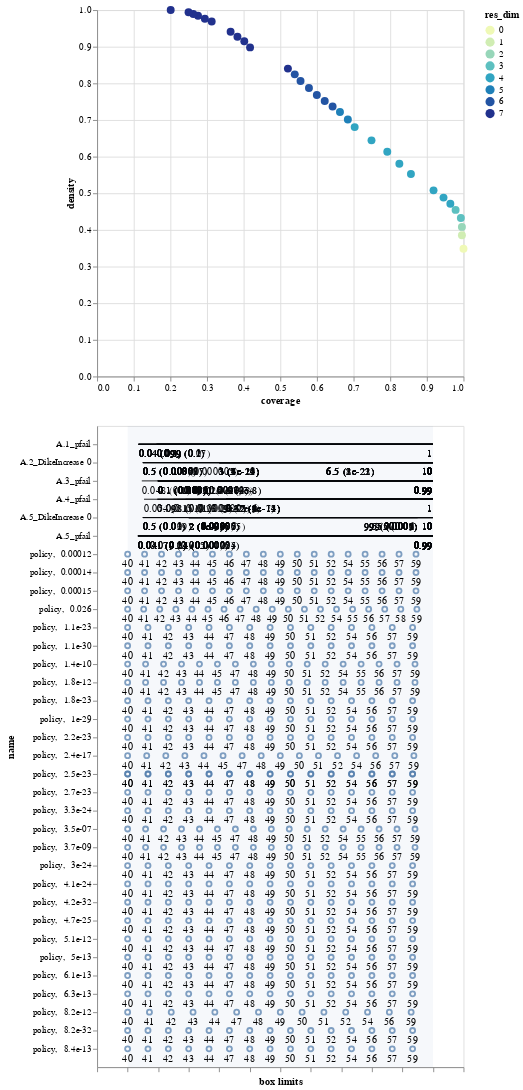

The code cell stored with this chart in its notebook:
### Code cell
box1.inspect_tradeoff()

### Figure 1 — Vega-Lite specification as saved in the notebook (floating-point values rounded to 4 significant figures; data arrays with more than 128 entries replaced by an {"elided": "..."} marker saying what was removed)
{"config": {"view": {"continuousWidth": 400, "continuousHeight": 300}}, "vconcat": [{"data": {"name": "data-3fea30a0edc284e56b18e32abd45fa2a"}, "mark": {"type": "circle", "size": 75}, "encoding": {"color": {"type": "ordinal", "field": "res_dim", "scale": {"range": ["#eff9b6", "#d0edb3", "#97d6b9", "#5dc0c0", "#31a5c2", "#1f80b8", "#2354a3", "#21318d"]}}, "opacity": {"condition": {"value": 1, "selection": "selector006"}, "value": 0.4}, "tooltip": [{"type": "ordinal", "field": "id"}, {"type": "quantitative", "field": "coverage", "format": ".2"}, {"type": "quantitative", "field": "density", "format": ".2"}, {"type": "ordinal", "field": "res_dim"}], "x": {"type": "quantitative", "field": "coverage"}, "y": {"type": "quantitative", "field": "density"}}, "height": 400, "selection": {"selector006": {"type": "single", "fields": ["id"]}}, "width": 400}, {"layer": [{"data": {"name": "data-75c2e99df8a3238f6dc2fbb70545eb7f"}, "mark": "rule", "encoding": {"x": {"type": "quantitative", "axis": {"grid": false, "labels": false, "title": "box limits"}, "field": "x_lower", "scale": {"domain": [0, 1], "padding": 0.1}}, "x2": {"field": "x_upper"}, "y": {"type": "nominal", "field": "name", "scale": {"padding": 1.0}}}, "transform": [{"calculate": "(datum.x1-datum.minimum)/(datum.maximum-datum.minimum)", "as": "x_lower"}, {"calculate": "(datum.x2-datum.minimum)/(datum.maximum-datum.minimum)", "as": "x_upper"}, {"filter": {"selection": "selector006"}}], "width": 400}, {"data": {"name": "data-75c2e99df8a3238f6dc2fbb70545eb7f"}, "mark": {"type": "text", "align": "left", "baseline": "top", "dy": 5}, "encoding": {"text": {"type": "ordinal", "field": "text"}, "x": {"type": "quantitative", "axis": {"grid": false, "labels": false, "title": "box limits"}, "field": "x_lower", "scale": {"domain": [0, 1], "padding": 0.1}}, "x2": {"field": "x_upper"}, "y": {"type": "nominal", "field": "name", "scale": {"padding": 1.0}}}, "transform": [{"calculate": "(datum.x1-datum.minimum)/(datum.maximum-datum.minimum)", "as": "x_lower"}, {"calculate": "(datum.x2-datum.minimum)/(datum.maximum-datum.minimum)", "as": "x_upper"}, {"filter": {"selection": "selector006"}}, {"calculate": "datum.qp_lower>0?format(datum.x1, \".2\")+\" (\"+format(datum.qp_lower, \".1~g\")+\")\" :format(datum.x1, \".2\")", "as": "text"}], "width": 400}, {"data": {"name": "data-75c2e99df8a3238f6dc2fbb70545eb7f"}, "mark": {"type": "text", "align": "right", "baseline": "top", "dy": 5}, "encoding": {"text": {"type": "ordinal", "field": "text"}, "x": {"type": "quantitative", "field": "x_upper"}, "x2": {"field": "x_upper"}, "y": {"type": "nominal", "field": "name", "scale": {"padding": 1.0}}}, "transform": [{"calculate": "(datum.x1-datum.minimum)/(datum.maximum-datum.minimum)", "as": "x_lower"}, {"calculate": "(datum.x2-datum.minimum)/(datum.maximum-datum.minimum)", "as": "x_upper"}, {"filter": {"selection": "selector006"}}, {"calculate": "datum.qp_upper>0?format(datum.x2, \".2\")+\" (\"+format(datum.qp_upper, \".1\")+\")\" :format(datum.x2, \".2\")", "as": "text"}], "width": 400}, {"data": {"name": "data-bb8d07f6df3d47a6a475317795287b23"}, "mark": {"type": "rect", "opacity": 0.05}, "encoding": {"x": {"type": "quantitative", "field": "start"}, "x2": {"field": "end"}}}, {"data": {"name": "data-0d6b035e1016aa3819bf77effcbd15d7"}, "mark": "point", "encoding": {"x": {"type": "quantitative", "field": "x"}, "y": {"type": "nominal", "field": "name"}}, "transform": [{"filter": {"selection": "selector006"}}], "width": 400}, {"data": {"name": "data-0d6b035e1016aa3819bf77effcbd15d7"}, "mark": {"type": "text", "align": "center", "baseline": "top", "dy": 5}, "encoding": {"text": {"type": "nominal", "field": "item"}, "x": {"type": "quantitative", "field": "x"}, "y": {"type": "nominal", "field": "name"}}, "transform": [{"filter": {"selection": "selector006"}}], "width": 400}]}], "$schema": "https://vega.github.io/schema/vega-lite/v4.8.1.json", "datasets": {"data-3fea30a0edc284e56b18e32abd45fa2a": [{"coverage": 1.0, "density": 0.3485, "id": 0, "mass": 1.0, "mean": 0.3485, "res_dim": 0}, {"coverage": 0.9957, "density": 0.3856, "id": 1, "mass": 0.9, "mean": 0.3856, "res_dim": 1}, {"coverage": 0.9957, "density": 0.4082, "id": 2, "mass": 0.85, "mean": 0.4082, "res_dim": 2}, {"coverage": 0.9928, "density": 0.4325, "id": 3, "mass": 0.8, "mean": 0.4325, "res_dim": 3}, {"coverage": 0.9785, "density": 0.4547, "id": 4, "mass": 0.75, "mean": 0.4547, "res_dim": 3}, {"coverage": 0.9641, "density": 0.4716, "id": 5, "mass": 0.7125, "mean": 0.4716, "res_dim": 4}, {"coverage": 0.9455, "density": 0.4881, "id": 6, "mass": 0.675, "mean": 0.4881, "res_dim": 4}, {"coverage": 0.9182, "density": 0.5079, "id": 7, "mass": 0.63, "mean": 0.5079, "res_dim": 4}, {"coverage": 0.8565, "density": 0.5528, "id": 8, "mass": 0.54, "mean": 0.5528, "res_dim": 4}, {"coverage": 0.825, "density": 0.5808, "id": 9, "mass": 0.495, "mean": 0.5808, "res_dim": 4}, {"coverage": 0.792, "density": 0.6133, "id": 10, "mass": 0.45, "mean": 0.6133, "res_dim": 4}, {"coverage": 0.7489, "density": 0.6444, "id": 11, "mass": 0.405, "mean": 0.6444, "res_dim": 4}, {"coverage": 0.703, "density": 0.6806, "id": 12, "mass": 0.36, "mean": 0.6806, "res_dim": 4}, {"coverage": 0.6844, "density": 0.7015, "id": 13, "mass": 0.34, "mean": 0.7015, "res_dim": 5}, {"coverage": 0.6628, "density": 0.7219, "id": 14, "mass": 0.32, "mean": 0.7219, "res_dim": 5}, {"coverage": 0.6428, "density": 0.7368, "id": 15, "mass": 0.304, "mean": 0.7368, "res_dim": 6}, {"coverage": 0.6212, "density": 0.7517, "id": 16, "mass": 0.288, "mean": 0.7517, "res_dim": 6}, {"coverage": 0.5997, "density": 0.7684, "id": 17, "mass": 0.272, "mean": 0.7684, "res_dim": 6}, {"coverage": 0.5782, "density": 0.7871, "id": 18, "mass": 0.256, "mean": 0.7871, "res_dim": 6}, {"coverage": 0.5552, "density": 0.8063, "id": 19, "mass": 0.24, "mean": 0.8063, "res_dim": 6}, {"coverage": 0.5395, "density": 0.8246, "id": 20, "mass": 0.228, "mean": 0.8246, "res_dim": 6}, {"coverage": 0.5208, "density": 0.8403, "id": 21, "mass": 0.216, "mean": 0.8403, "res_dim": 7}, {"coverage": 0.4175, "density": 0.8981, "id": 22, "mass": 0.162, "mean": 0.8981, "res_dim": 7}, {"coverage": 0.4017, "density": 0.915, "id": 23, "mass": 0.153, "mean": 0.915, "res_dim": 7}, {"coverage": 0.3831, "density": 0.9271, "id": 24, "mass": 0.144, "mean": 0.9271, "res_dim": 7}, {"coverage": 0.3644, "density": 0.9407, "id": 25, "mass": 0.135, "mean": 0.9407, "res_dim": 7}, {"coverage": 0.3128, "density": 0.9689, "id": 26, "mass": 0.1125, "mean": 0.9689, "res_dim": 7}, {"coverage": 0.2941, "density": 0.9762, "id": 27, "mass": 0.105, "mean": 0.9762, "res_dim": 7}, {"coverage": 0.2755, "density": 0.9846, "id": 28, "mass": 0.0975, "mean": 0.9846, "res_dim": 7}, {"coverage": 0.2626, "density": 0.9892, "id": 29, "mass": 0.0925, "mean": 0.9892, "res_dim": 7}, {"coverage": 0.2496, "density": 0.9943, "id": 30, "mass": 0.0875, "mean": 0.9943, "res_dim": 7}, {"coverage": 0.2009, "density": 1.0, "id": 31, "mass": 0.07, "mean": 1.0, "res_dim": 7}], "data-75c2e99df8a3238f6dc2fbb70545eb7f": {"elided": "135 records"}, "data-bb8d07f6df3d47a6a475317795287b23": [{"start": 0, "end": 1}], "data-0d6b035e1016aa3819bf77effcbd15d7": {"elided": "456 records"}}}
